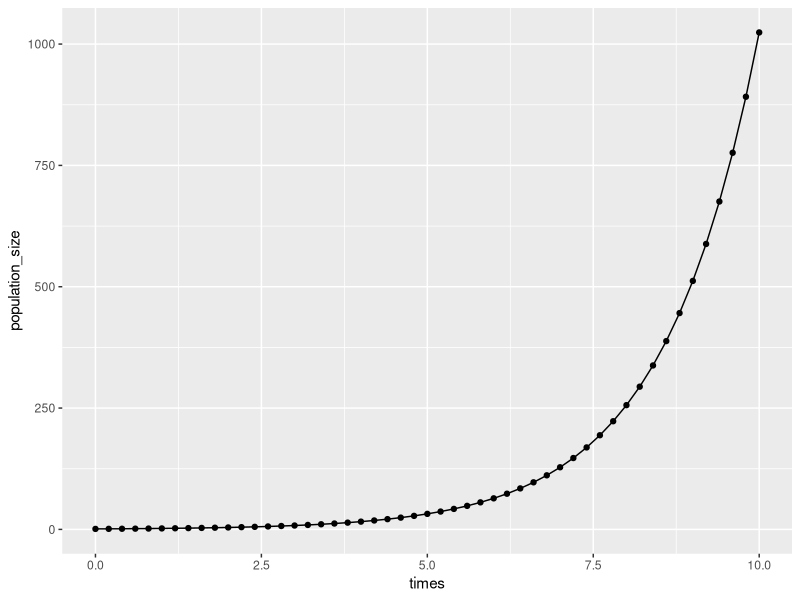
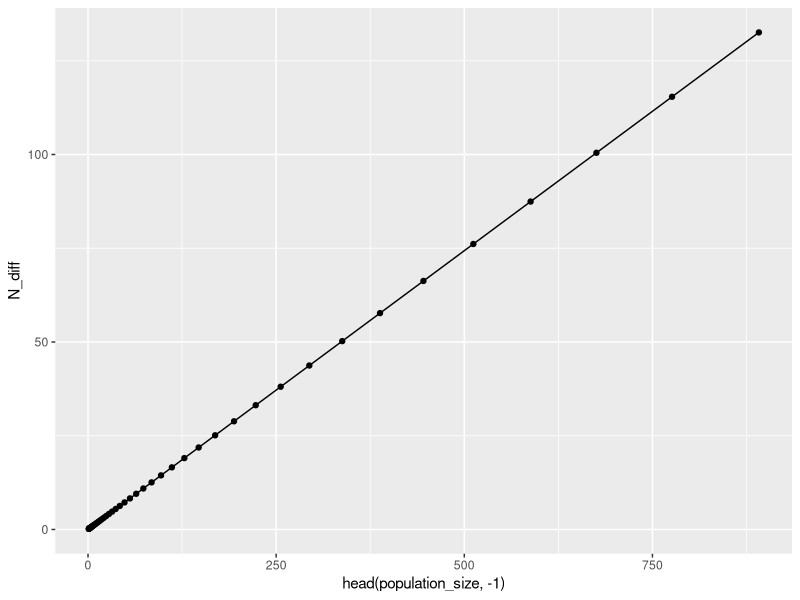
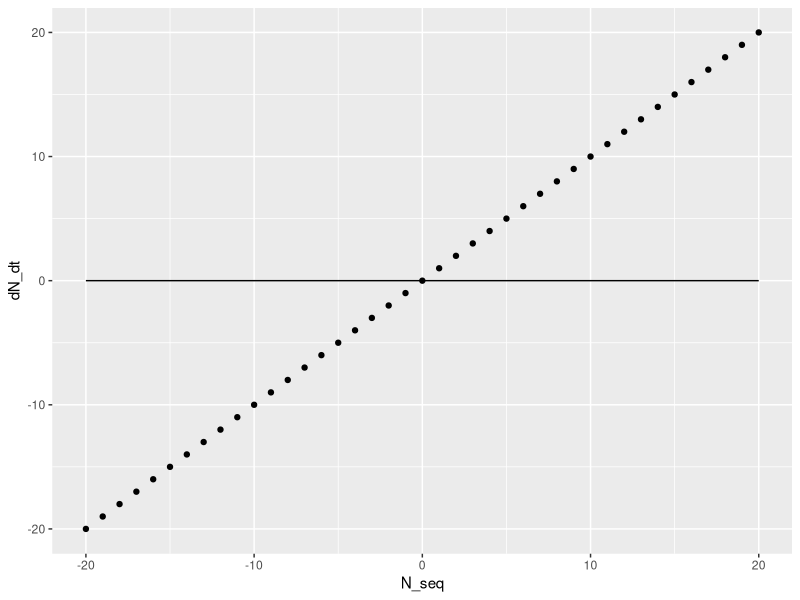
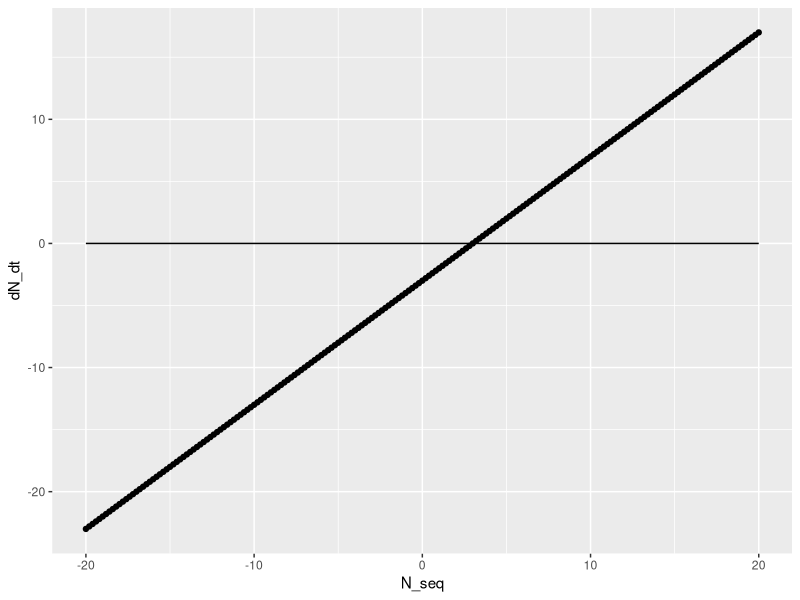
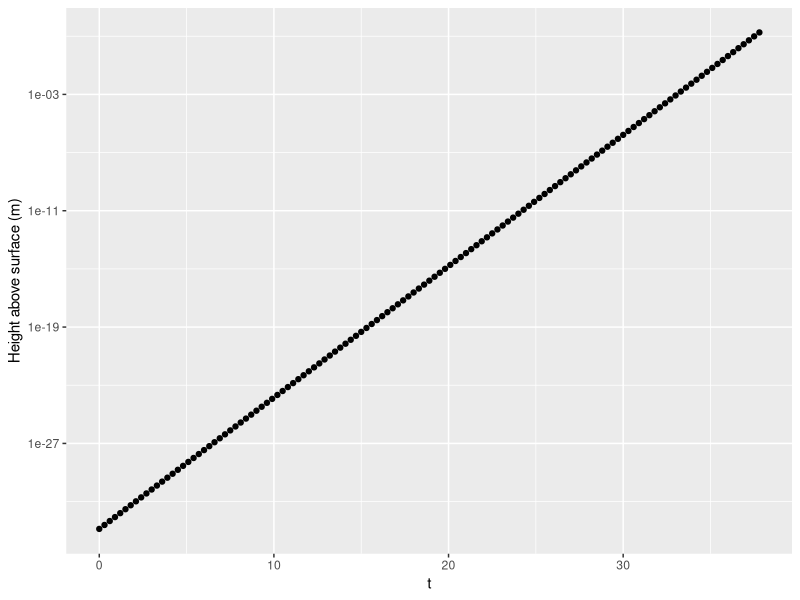
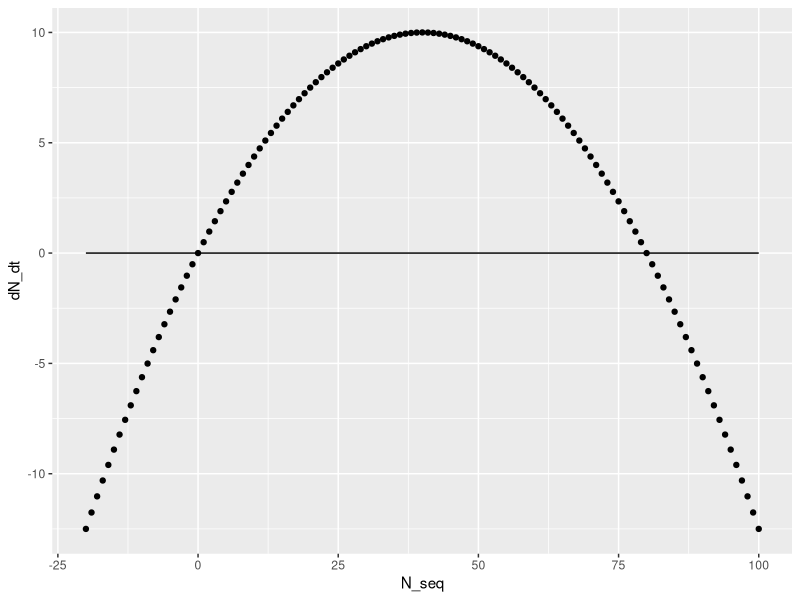

Write the R code that produced these figures, in order.
## ---- chunk 1
library(ggplot2) # ggplot2 includes the qplot function
# qplot produces plots that are similar to ggplot, but you don't need a dataframe to use it.
# We could use ggplot instead by first making a dataframe out of our data:
# data <- data.frame(times, population_size)

times <- seq(0, 10, by = 0.2)
population_size <- 2 ^ times
qplot(times, population_size) +
  geom_line(aes(x = times, y = population_size))
## ---- chunk 2
# last N-1 points minus first N-1 points
N_diff <- tail(population_size, -1) - head(population_size, -1) 

qplot(head(population_size, -1), N_diff) +
  geom_line(aes(x = head(population_size, -1), y = N_diff))
## ---- chunk 3
N_seq <-
seq(-20, 20) # make a sequence of N values to plot dN/dt against
dN_dt <- N_seq  # assume r = 1

qplot(N_seq, dN_dt) +
  geom_line(aes(x = N_seq, y = 0)) # a line at zero for visual aid
## ---- chunk 4
a <- 3 # choose some value for a

N_seq <- seq(-20, 20, by = 0.2)
dN_dt <- N_seq - a

qplot(N_seq, dN_dt) +
  geom_line(aes(x = N_seq, y = 0)) # a line at zero for visual aid
## ---- chunk 5
cell_volume <- 0.6 #micrometres cubed - E. coli cell volume is ~0.6 to 0.7 micrometres^3
growth_rate <- 3 # let's say cells divide three times per hour - every 20 minutes (max growth rate of E. coli in good food conditions)

N_t <-
  function(N0, r, t) {
    # Calculate change in population size with time    

    # r: is growth rate (divisions per hour) 
    # t: time in hours
    # N0: starting population size
    return(N0 * 2 ^ (r * t - 1)) # the -1 is because the first doubling is included with the factor of 2
  }

radius_earth <- 6000 # approximately 6000 km
SA_earth <- 4 * pi * radius_earth ^ 2 # surface area of earth in km^2. pi is a predefined variable in R.

surface_covered <-
  function(N0, r, t) {
    # Calculate the height of the layer of evenly spread out bacteria on the earth's surface
    #
    # r : growth rate as divisions per hour
    # t : time in hours
    # N0 : starting population size
    
    bac_volume <-
      N_t(N0, growth_rate, t) * cell_volume # in micrometres cubed
    height_km = bac_volume * (1e-27) / SA_earth # assume the earth is flat compared to the height of our surface - volume is surface area x height of surface above earth. This is height in km.
    # surface_volume = height*SA_earth
    # convert bacteria volume to km cubed by dividing by 10^-27 (I googled this conversion).
    
    height_m <- height_km * 1000 # 1000 m in km
    
    return(height_m)
  }

# plot
t <- seq(0, 38, 0.3)
qplot(t, surface_covered(2, growth_rate, t), log = 'y', ylab = 'Height above surface (m)') 

#yikes. In less than two days, we would be submerged in bacteria.
## ---- chunk 6
N_seq <-
  seq(-20, 100) # make a sequence of N values to plot dN/dt against
  
logistic_eqn <-  function(N, r, K) {
  # calculate dN/dt for the logistic equation
  return(r * N * (1 - N / K))
  }
  
dN_dt <- logistic_eqn(N_seq, r = 0.5, K = 80)  # notice the vectorized implementation
  
qplot(N_seq, dN_dt) +
  geom_line(aes(x = N_seq, y = 0)) # a line at zero for visual aid
## ---- chunk 7
r <- 1
N <- 0.1

print(r*N)
